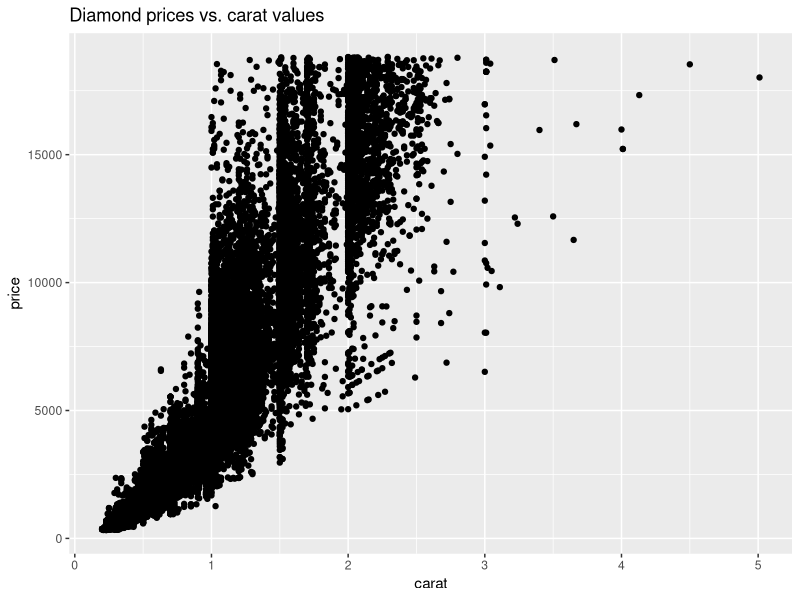
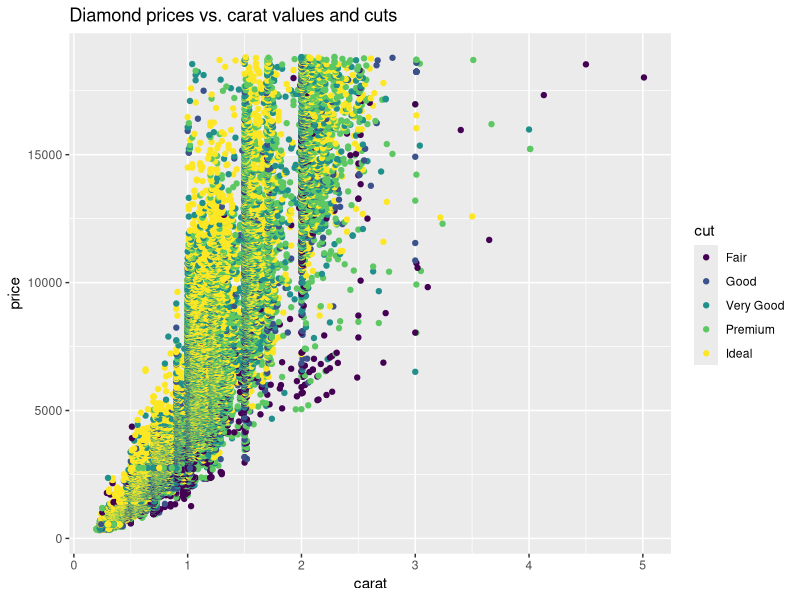
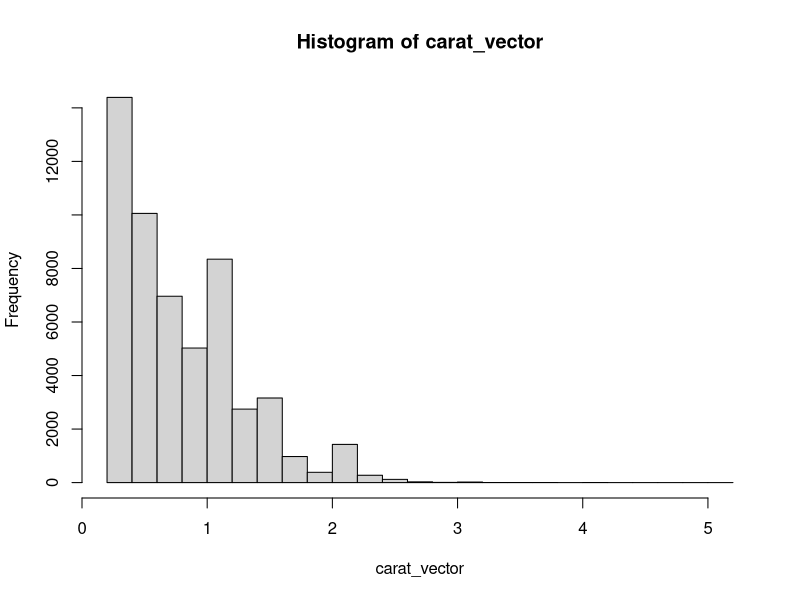
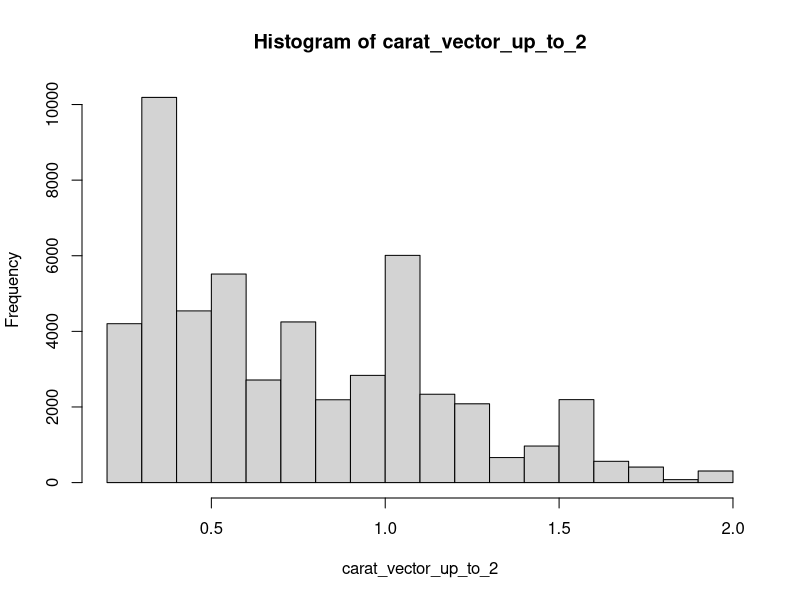
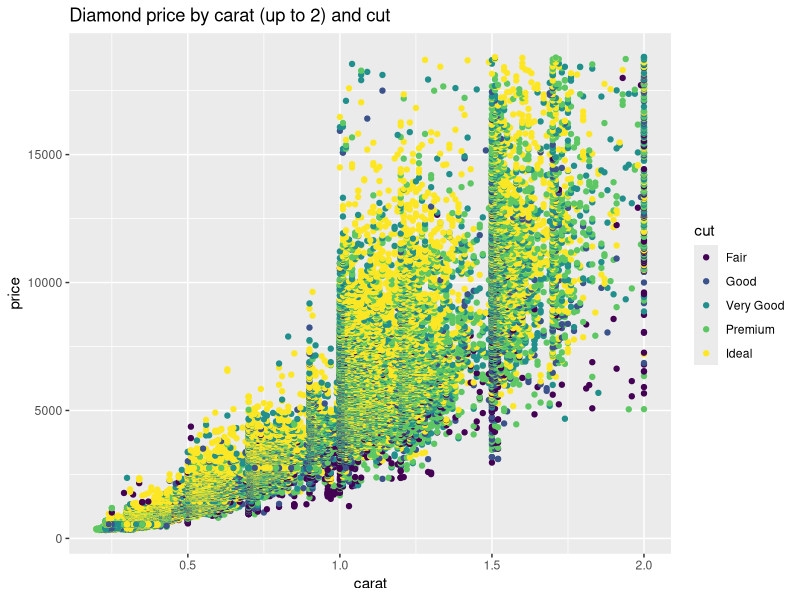
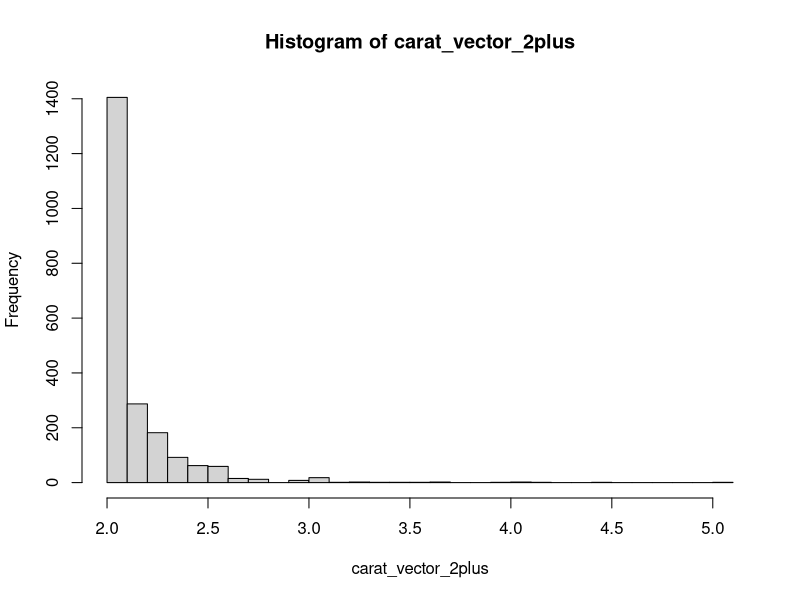
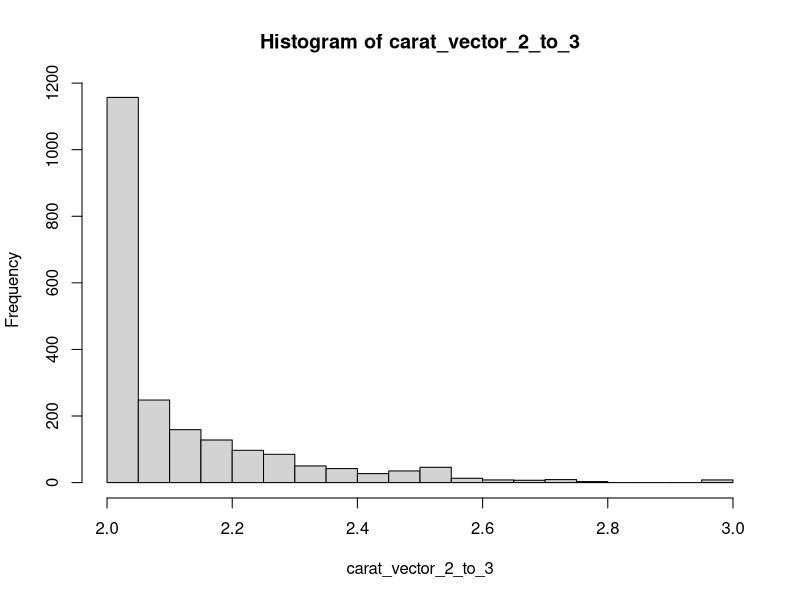
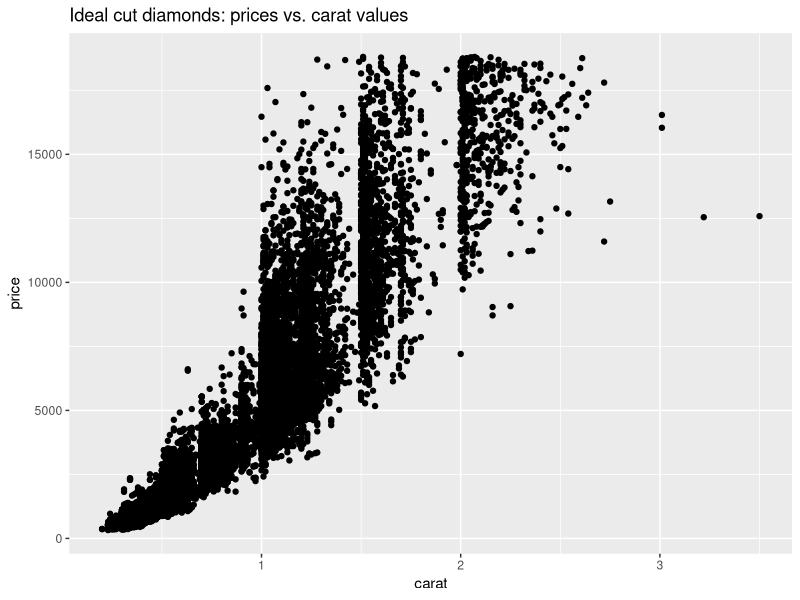

These figures' R source, in order:
## ---- chunk 1
library(tidyverse)
## ---- chunk 2
## TASK: Plot `price` vs `carat` below

ggplot(diamonds) +
  geom_point(mapping = aes(x = carat, y = price)) +
  labs(title = "Diamond prices vs. carat values")

## ---- chunk 3
## TASK: Plot `price`, `carat`, and `cut` below

ggplot(diamonds) +
  geom_point(mapping = aes(x = carat, y = price, color = cut)) +
  labs(title = "Diamond prices vs. carat values and cuts")

#ggplot(diamonds) +
#  geom_boxplot(mapping = aes(x = cut, y = carat))

## ---- chunk 4
carat_vector <- diamonds$carat
hist(x = carat_vector, breaks = 20)
## ---- chunk 5
diamonds_up_to_2 <- filter(diamonds, carat <= 2)
carat_vector_up_to_2 <- diamonds_up_to_2$carat
hist(x = carat_vector_up_to_2, breaks = 24) 

ggplot(diamonds_up_to_2) +
  geom_point(mapping = aes(x = carat, y = price, color = cut)) +
  labs(title = "Diamond price by carat (up to 2) and cut")

## ---- chunk 6
diamonds_2plus <- filter(diamonds, carat >= 2)
carat_vector_2plus <- diamonds_2plus$carat
hist(x = carat_vector_2plus, breaks = 24)
## ---- chunk 7
diamonds_2_to_3 <- filter(diamonds, carat >= 2 & carat <= 3)
carat_vector_2_to_3 <- diamonds_2_to_3$carat
hist(x = carat_vector_2_to_3, breaks = 20)
## ---- chunk 8
ideal_diamonds <- filter(diamonds, cut == "Ideal")
ggplot(ideal_diamonds) +
  geom_point(mapping = aes(x = carat, y = price)) +
  labs(title = "Ideal cut diamonds: prices vs. carat values")
# I don't know how to adjust the axis bounds here, and I wish I could make the x-axis extend to 4.5 or so for all of these; I just don't know how and have not yet bothered to look. :) 

premium_diamonds <- filter(diamonds, cut == "Premium")
ggplot(premium_diamonds) +
  geom_point(mapping = aes(x = carat, y = price)) +
  labs(title = "Premium cut diamonds: prices vs. carat values")

vgood_diamonds <- filter(diamonds, cut == "Very Good")
ggplot(vgood_diamonds) +
  geom_point(mapping = aes(x = carat, y = price)) +
  labs(title = "Very Good cut diamonds: prices vs. carat values")

good_diamonds <- filter(diamonds, cut == "Good")
ggplot(good_diamonds) +
  geom_point(mapping = aes(x = carat, y = price)) +
  labs(title = "Good cut diamonds: prices vs. carat values")

fair_diamonds <- filter(diamonds, cut == "Fair")
ggplot(fair_diamonds) +
  geom_point(mapping = aes(x = carat, y = price)) +
  labs(title = "Fair cut diamonds: prices vs. carat values")

